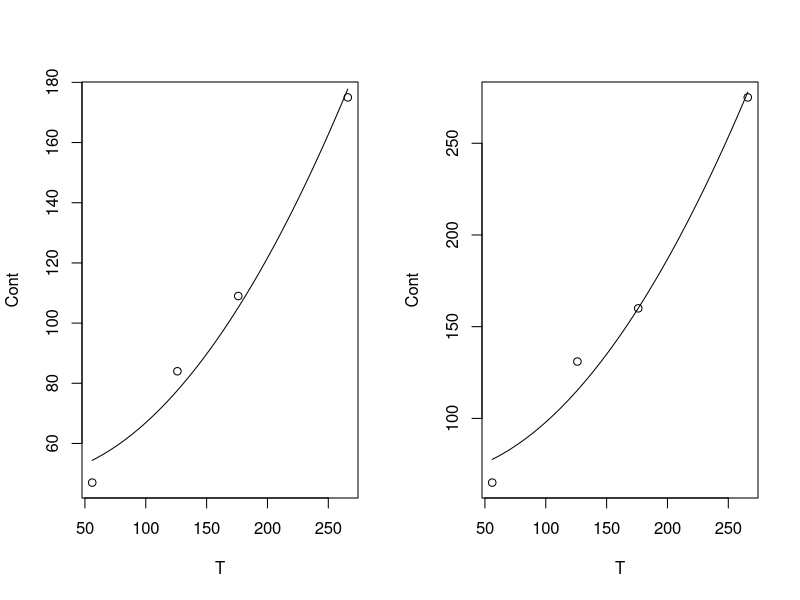
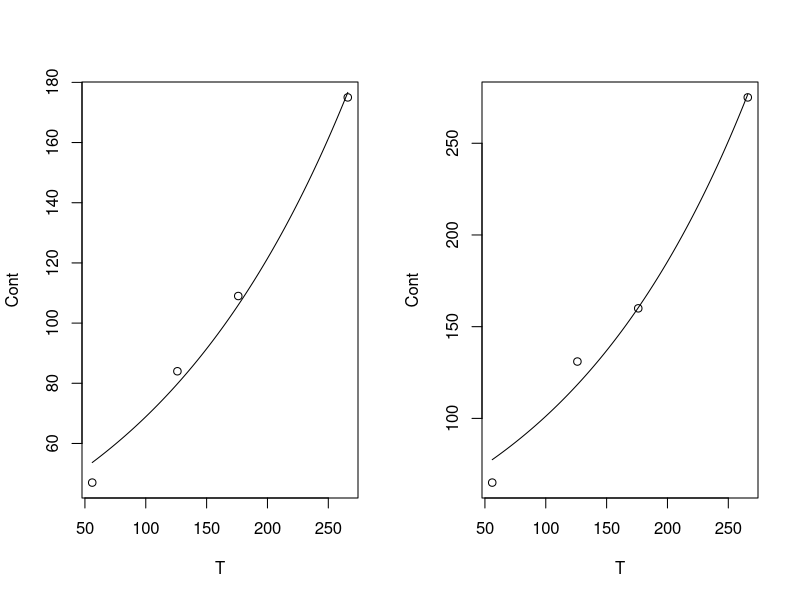
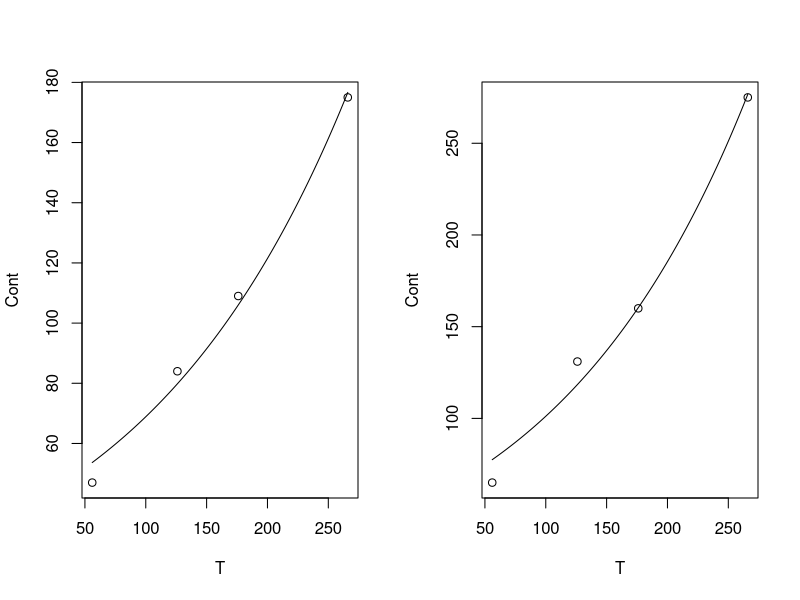

Write the R code that produced these figures, in order.
data <- read.table("5.14.Conteo.txt", h=T)
c1 <- subset(data, Carril=="C1")
c2 <- subset(data, Carril=="C2")
c1 <- aggregate(c1[,3:4], list(c1$Tiempo), mean)
c2 <- aggregate(c2[,3:4], list(c2$Tiempo), mean)

png("fitt**2", width=1080, height=500, units="px")
par(mfrow=c(1,2))
print("C1.1")
xdata <- c1$Group.1
ydata <- c1$Conteo
fit <- nls(ydata ~ p1 + p2*(xdata^2), start=list(p1=0.001, p2=0.001))
print(summary (fit))
plot(xdata,ydata, xlab="T", ylab="Cont")
new = data.frame(xdata = seq(min(xdata),max(xdata),len=200))
lines(new$xdata,predict(fit,newdata=new))
print("C2.1")
xdata <- c2$Group.1
ydata <- c2$Conteo
fit <- nls(ydata ~ p1 + p2*(xdata^2), start=list(p1=0.001, p2=0.001))
print(summary (fit))
plot(xdata,ydata, xlab="T", ylab="Cont")
new = data.frame(xdata = seq(min(xdata),max(xdata),len=200))
lines(new$xdata,predict(fit,newdata=new))
dev.off()


png("fit2**t", width=1080, height=500, units="px")
par(mfrow=c(1,2))
print("C1.2")
xdata <- c1$Group.1
ydata <- c1$Conteo
fit <- nls(ydata ~ p1 * 2^(1/p2*xdata), start=list(p1=40.0, p2=75.0))
print(summary (fit))
plot(xdata,ydata, xlab="T", ylab="Cont")
new = data.frame(xdata = seq(min(xdata),max(xdata),len=200))
lines(new$xdata,predict(fit,newdata=new))
print("C2.2")
xdata <- c2$Group.1
ydata <- c2$Conteo
fit <- nls(ydata ~ p1 * 2^(1/p2*xdata), start=list(p1=40.0, p2=75.0))
print(summary (fit))
plot(xdata,ydata, xlab="T", ylab="Cont")
new = data.frame(xdata = seq(min(xdata),max(xdata),len=200))
lines(new$xdata,predict(fit,newdata=new))
dev.off()


png("fite**t", width=1080, height=500, units="px")
par(mfrow=c(1,2))
print("C1.3")
xdata <- c1$Group.1
ydata <- c1$Conteo
fit <- nls(ydata ~ p1 * exp(1/p2*xdata), start=list(p1=40.0, p2=75.0))
print(summary (fit))
plot(xdata,ydata, xlab="T", ylab="Cont")
new = data.frame(xdata = seq(min(xdata),max(xdata),len=200))
lines(new$xdata,predict(fit,newdata=new))
print("C2.3")
xdata <- c2$Group.1
ydata <- c2$Conteo
fit <- nls(ydata ~ p1 * exp(1/p2*xdata), start=list(p1=40.0, p2=75.0))
print(summary (fit))
plot(xdata,ydata, xlab="T", ylab="Cont")
new = data.frame(xdata = seq(min(xdata),max(xdata),len=200))
lines(new$xdata,predict(fit,newdata=new))
dev.off()
